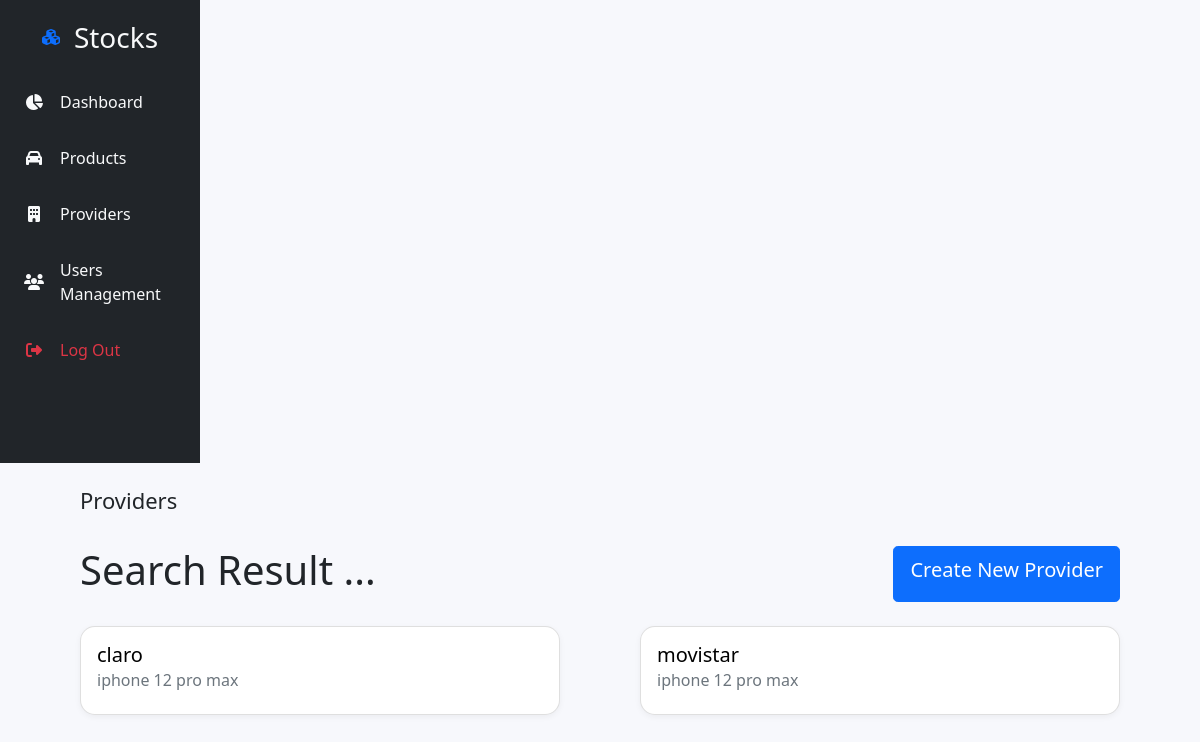
/providers/search (signed in), run on an earlier commit of the app's database.
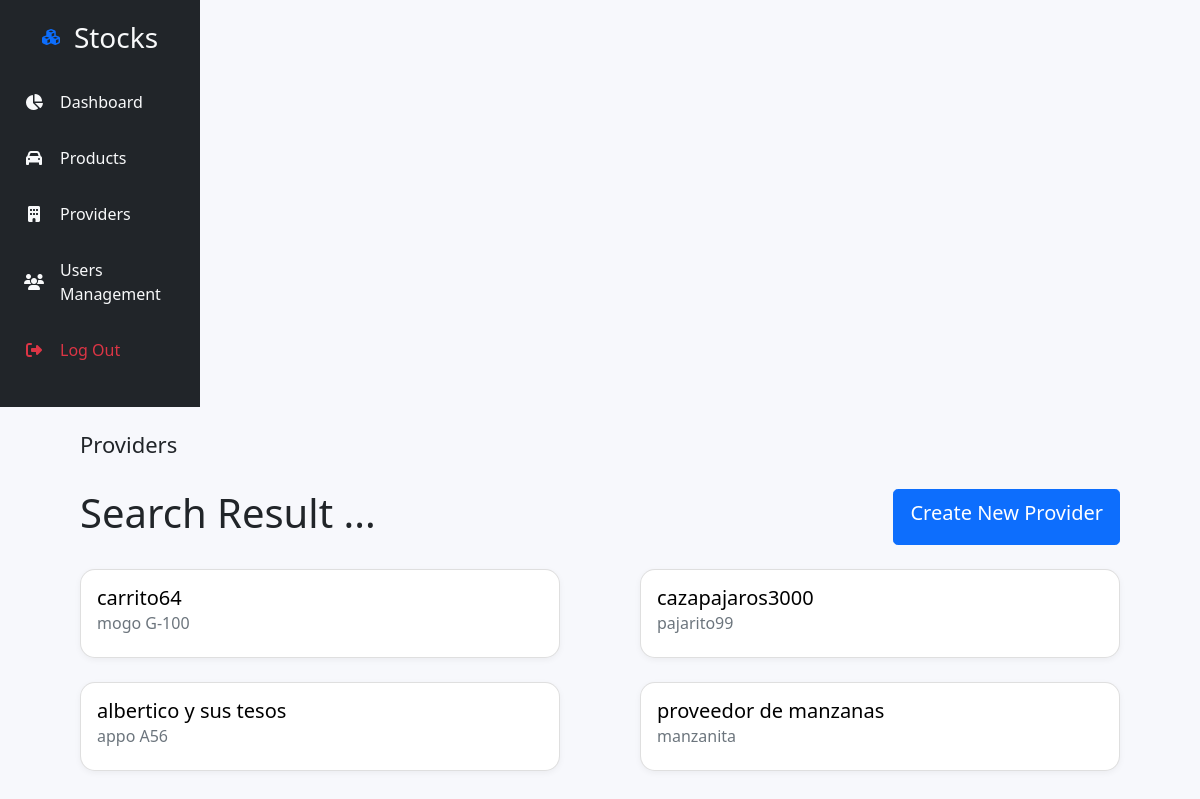
And on a later commit of the database.
### tables this page shows
CREATE TABLE providers (id INTEGER PRIMARY KEY AUTOINCREMENT, name TEXT NOT NULL, product TEXT NOT NULL, email TEXT UNIQUE NOT NULL, contact_number TEXT NOT NULL);

### routes.py (the view)
    @app.route("/providers/search")
    @login_required
    def searchProviders():
        con = sqlite3.connect("stocks.db")
        con.row_factory = sqlite3.Row
        cur = con.cursor()
        cur.execute("select * from providers")
        providers = cur.fetchall()
        return render_template('search_providers.html', providers=providers)

### app.py (called while the page is built)
@login_manager.user_loader
def load_user(user_id):
    for user in users:
        if user.id == user_id:
            return user
    return None

### templates/search_providers.html (shortened to what this page needs)
{% extends '_base.html' %}
{% import '_components.html' as components %}
{% block content %}
<div class="container-fluid">
    <div class="row vh-100">
        {{ components.sidebar() }}
        <div class="container p-0">
            {{ components.header('Providers') }}
            <div class="d-flex justify-content-between mt-4">
              <h2 class="font-40">Search Result ...</h2>
              <a href="/provider/new" type="button" class="btn btn-primary btn-lg ">Create New Provider</a>
            </div>
            <div class="result-boxes d-flex justify-content-between flex-wrap">
              {% for provider in providers %}
                <a class="card mt-4" href="/provider/{{provider.id}}/detail">
                  <div class="card-body">
                    <h5 class="card-title">{{provider["name"]}}</h5>
                    <h6 class="card-subtitle mb-2 text-muted">{{provider["product"]}}</h6>
                  </div>
                </a>
              {% endfor %}
            </div>
        </div>
    </div>
</div>
{% endblock %}

What changed in the data, as far as the page shows it:
removed providers: name "claro", product "iphone 12 pro max"
removed providers: name "movistar", product "iphone 12 pro max"
added providers: name "carrito64", product "mogo G-100"
added providers: name "cazapajaros3000", product "pajarito99"
added providers: name "albertico y sus tesos", product "appo A56"
added providers: name "proveedor de manzanas", product "manzanita"
